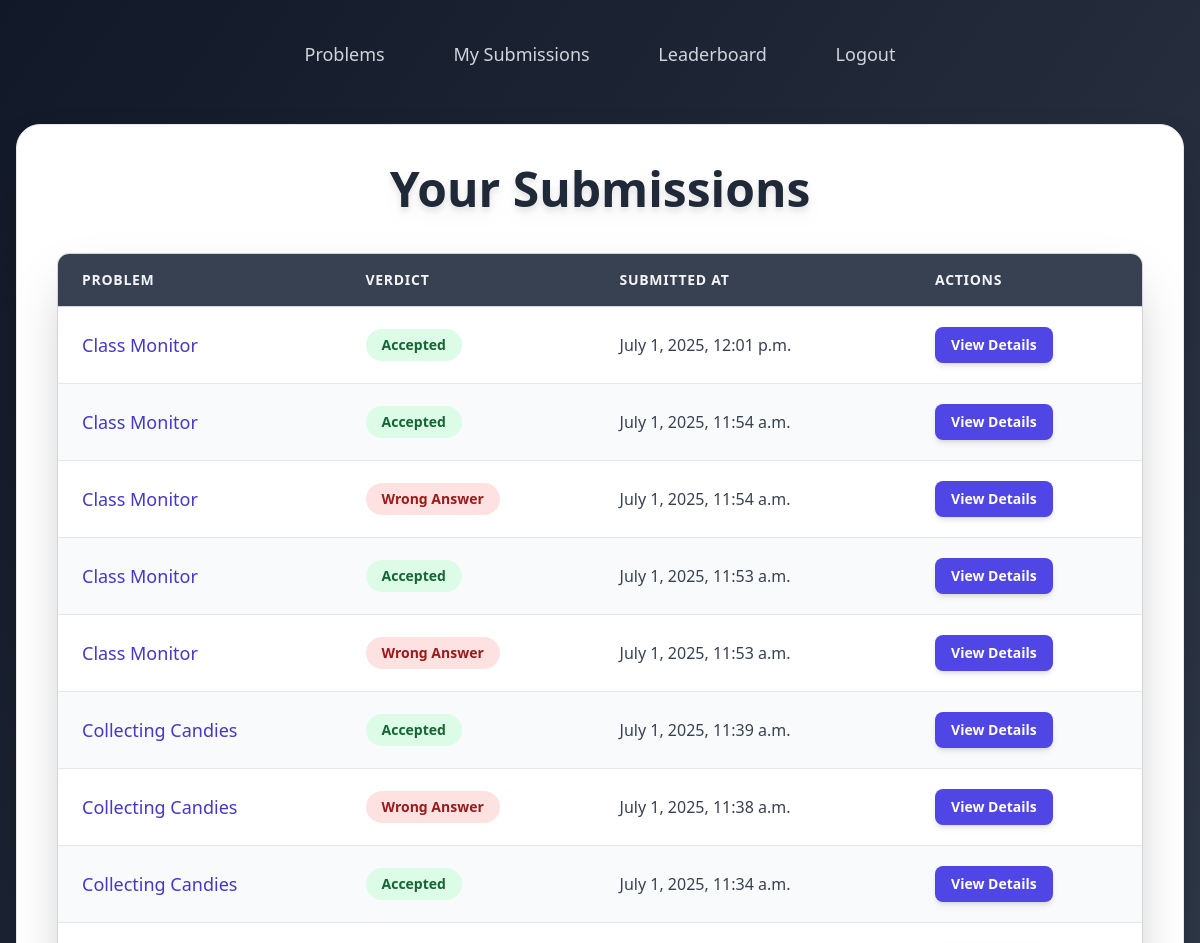
Before: /submissions/history/ (signed in, upper part) with the older database file.
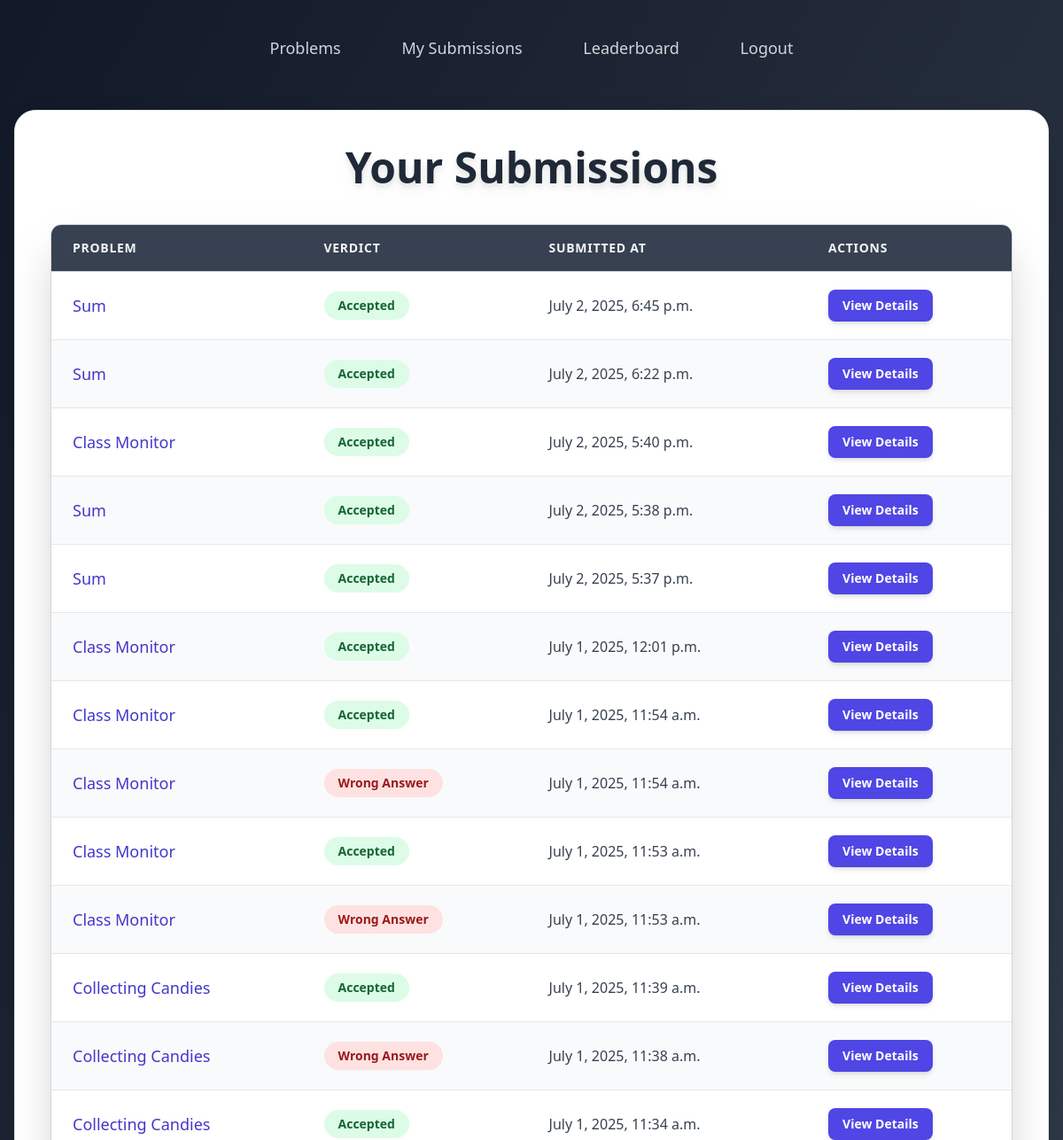
After: the same page with the newer database file.
### submissions/models.py (models this page shows)
class Submission(models.Model):
    STATUS_CHOICES = [
        ('Accepted', 'Accepted'),
        ('Wrong Answer', 'Wrong Answer'),
        ('Time Limit Exceeded', 'Time Limit Exceeded'),
        ('Runtime Error', 'Runtime Error'),
    ]
    user = models.ForeignKey(User, on_delete=models.CASCADE)
    problem = models.ForeignKey(Problem, on_delete=models.CASCADE)
    code = models.TextField()
    language = models.CharField(max_length=20, default='python')
    created_at = models.DateTimeField(auto_now_add=True)
    verdict = models.CharField(max_length=20, choices=STATUS_CHOICES)
    output = models.TextField()
    error = models.TextField()

### problems/models.py (models this page shows, shortened)
class Problem(models.Model):
    DIFFICULTY_CHOICES = [
        ('Easy', 'Easy'),
        ('Medium', 'Medium'),
        ('Hard', 'Hard'),
    ]
    title = models.CharField(max_length=200)
    description = models.TextField()
    input_description = models.TextField()
    output_description = models.TextField()
    constraints = models.TextField()
    sample_input = models.TextField()
    sample_output = models.TextField()
    difficulty = models.CharField(max_length=10, choices=DIFFICULTY_CHOICES)
    tags = models.ManyToManyField(Tag, related_name='problems')
    slug = models.SlugField(unique=True)

### submissions/views.py (the view)
# urls.py: path('history/', views.submission_history, name='submission_history'),
@login_required
def submission_history(request):
    submissions = Submission.objects.filter(user=request.user).order_by('-created_at')
    return render(request, 'submissions/history.html', {'submissions': submissions})

### templates/submissions/history.html (shortened to what the changed rows need)
<!DOCTYPE html>
<html lang="en">
<head>
    <script src="https://cdn.tailwindcss.com"></script>
</head>
<body class="bg-gradient-to-br from-gray-900 to-gray-700 min-h-screen font-sans text-gray-100 flex flex-col p-4">
    <div class="bg-white p-10 rounded-3xl shadow-2xl w-full mx-auto max-w-7xl flex-grow border border-gray-200 mb-8">
        <h2 class="text-5xl font-extrabold text-center text-gray-800 mb-10 drop-shadow-lg">Your Submissions</h2>
        <div class="overflow-x-auto shadow-2xl rounded-xl border border-gray-300">
            <table class="min-w-full divide-y divide-gray-300">
                <thead class="bg-gray-700">
                    <tr>
                        <th scope="col" class="px-6 py-4 text-left text-sm font-semibold text-gray-100 uppercase tracking-wider">
                            Problem
                        </th>
                        <th scope="col" class="px-6 py-4 text-left text-sm font-semibold text-gray-100 uppercase tracking-wider">
                            Verdict
                        </th>
                        <th scope="col" class="px-6 py-4 text-left text-sm font-semibold text-gray-100 uppercase tracking-wider">
                            Submitted At
                        </th>
                        <th scope="col" class="px-6 py-4 text-left text-sm font-semibold text-gray-100 uppercase tracking-wider">
                            Actions
                        </th>
                    </tr>
                </thead>
                <tbody class="bg-white divide-y divide-gray-200">
                    {% for submission in submissions %}
                    <tr class="{% cycle 'bg-white' 'bg-gray-50' %} hover:bg-gray-100 transition duration-150 ease-in-out">
                        <td class="px-6 py-5 whitespace-nowrap text-lg font-medium text-indigo-700">
                            <a href="{% url 'problem_detail' submission.problem.slug %}" class="hover:underline">
                                {{ submission.problem.title }}
                            </a>
                        </td>
                        <td class="px-6 py-5 whitespace-nowrap">
                            <span class="inline-flex items-center px-4 py-1.5 rounded-full text-sm font-semibold
                                {% if submission.verdict == 'Accepted' %}
                                    bg-green-100 text-green-800
                                {% elif submission.verdict == 'Wrong Answer' or submission.verdict == 'Runtime Error' or submission.verdict == 'Time Limit Exceeded' or submission.verdict == 'Memory Limit Exceeded' %}
                                    bg-red-100 text-red-800
                                {% else %}
                                    bg-yellow-100 text-yellow-800
                                {% endif %}">
                                {{ submission.verdict }}
                            </span>
                        </td>
                        <td class="px-6 py-5 whitespace-nowrap text-base text-gray-700">
                            {{ submission.created_at }}
                        </td>
                        <td class="px-6 py-5 whitespace-nowrap text-sm text-gray-700">
                            <button
                                onclick="showSubmissionDetails(
                                    `{{ submission.code|escapejs }}`,
                                    `{{ submission.output|default:''|escapejs }}`,
                                    `{{ submission.error|default:''|escapejs }}`
                                )"
                                class="px-4 py-2 bg-indigo-600 text-white font-semibold rounded-lg shadow-md hover:bg-indigo-700 focus:outline-none focus:ring-2 focus:ring-indigo-500 focus:ring-offset-2 transition-all duration-200 transform hover:scale-105 active:scale-95"
                            >
                                View Details
                            </button>
                        </td>
                    </tr>
                    {% endfor %}
                </tbody>
            </table>
        </div>
    </div>
</body>
</html>

Changed rows visible on the page:
added Submission: problem "Sum", verdict "Accepted", created_at "July 2, 2025, 6:45 p.m."
added Submission: problem "Sum", verdict "Accepted", created_at "July 2, 2025, 6:22 p.m."
added Submission: problem "Class Monitor", verdict "Accepted", created_at "July 2, 2025, 5:40 p.m."
added Submission: problem "Sum", verdict "Accepted", created_at "July 2, 2025, 5:38 p.m."
added Submission: problem "Sum", verdict "Accepted", created_at "July 2, 2025, 5:37 p.m."
